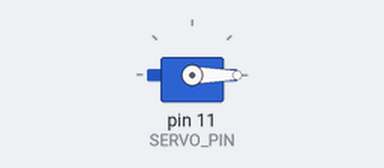
Bench run of a sketch on a simulated Arduino Uno, built with avr-gcc and run on an emulated ATmega328P. Parts: servo.

Above: at 0.05 s.
At 4.0 s:
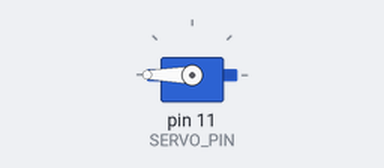
Timing chart, 0 to 5.2 s (numbered marks = the images above):
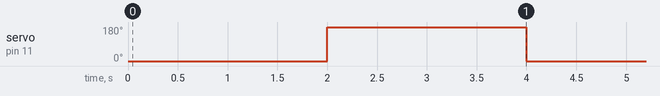

The sketch:

servo.ino
```cpp
#include <Servo.h> //используем библиотеку для работы с сервоприводом

#define SERVO_PIN        11

Servo servo; //объявляем переменную servo типа Servo

void setup(){
  servo.attach(SERVO_PIN);
}

void loop(){
  servo.write(0); //ставим вал под 0
  delay(2000); //ждем 2 секунды
  servo.write(180); //ставим вал под 180
  delay(2000); //ждем 2 секунды
}
```

Measured:
- by itself, servo on pin 11 (SERVO_PIN): alternates 180° for 2.0 s and 0° for 2.0 s
